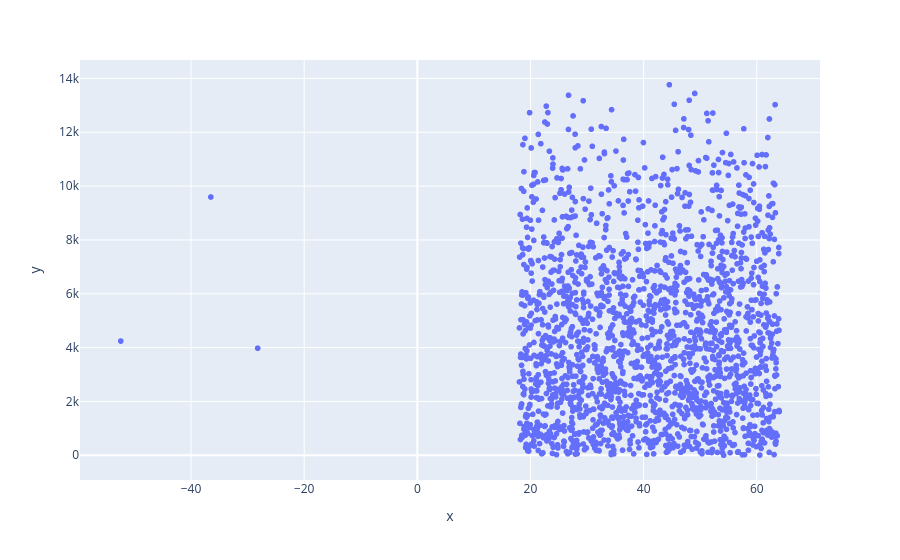

Notebook code cell kept with this figure:
### Code cell
# Age x Loan
grafico = px.scatter(x = base_credit['age'], y = base_credit['loan'])
grafico.show()

### Figure 1 — Plotly figure (JSON) as saved in the notebook; plotly's stock layout.template omitted (floating-point values rounded to 4 significant figures; data arrays with more than 128 entries replaced by an {"elided": "..."} marker saying what was removed)
{"data": [{"hovertemplate": "x=%{x}<br>y=%{y}<extra></extra>", "legendgroup": "", "marker": {"color": "#636efa", "symbol": "circle"}, "mode": "markers", "name": "", "showlegend": false, "type": "scattergl", "x": {"elided": "1997 float values"}, "xaxis": "x", "y": {"elided": "1997 float values"}, "yaxis": "y"}], "layout": {"legend": {"tracegroupgap": 0}, "margin": {"t": 60}, "xaxis": {"anchor": "y", "domain": [0, 1], "title": {"text": "x"}}, "yaxis": {"anchor": "x", "domain": [0, 1], "title": {"text": "y"}}}}
